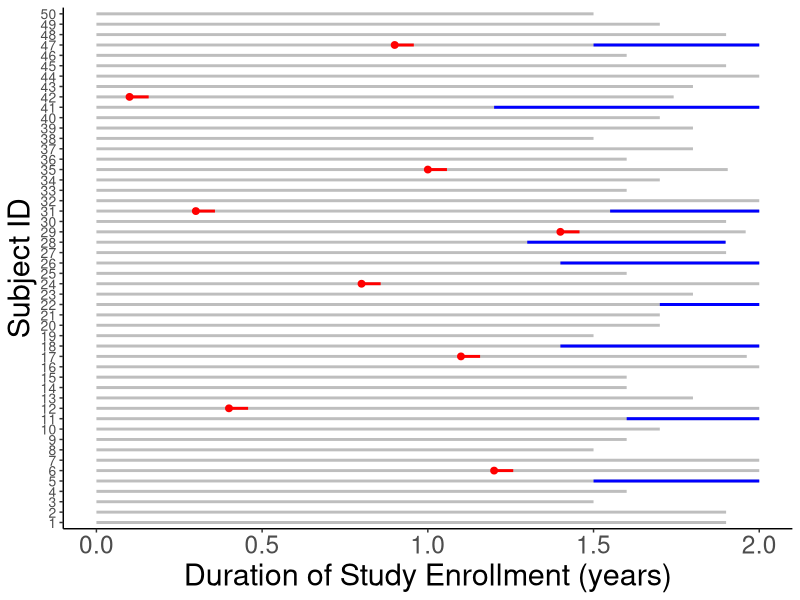
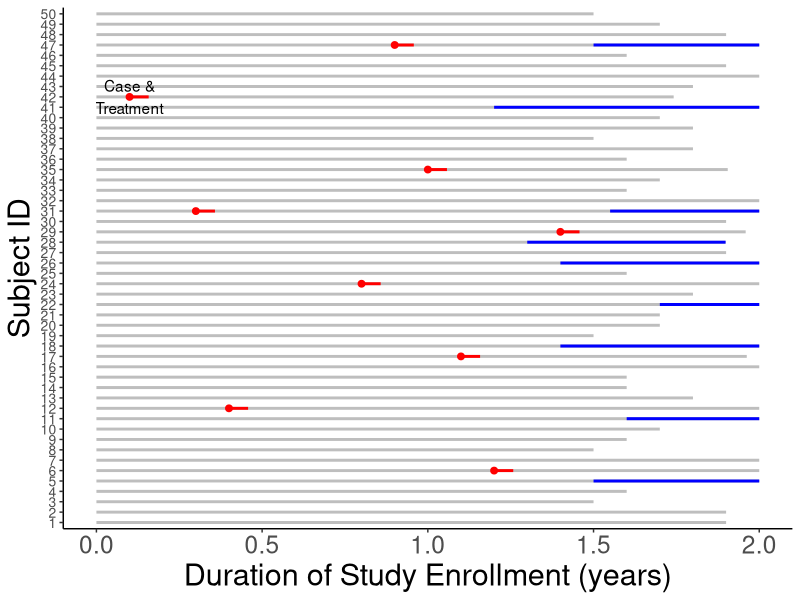
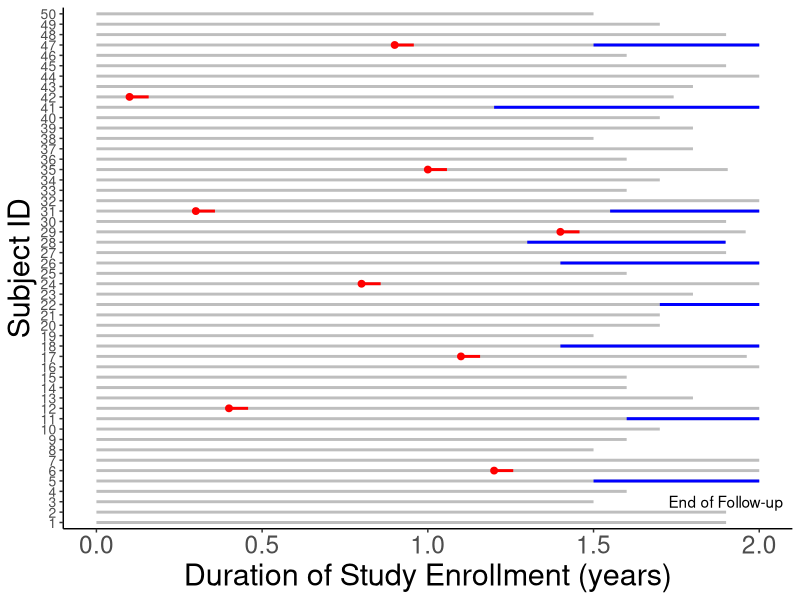
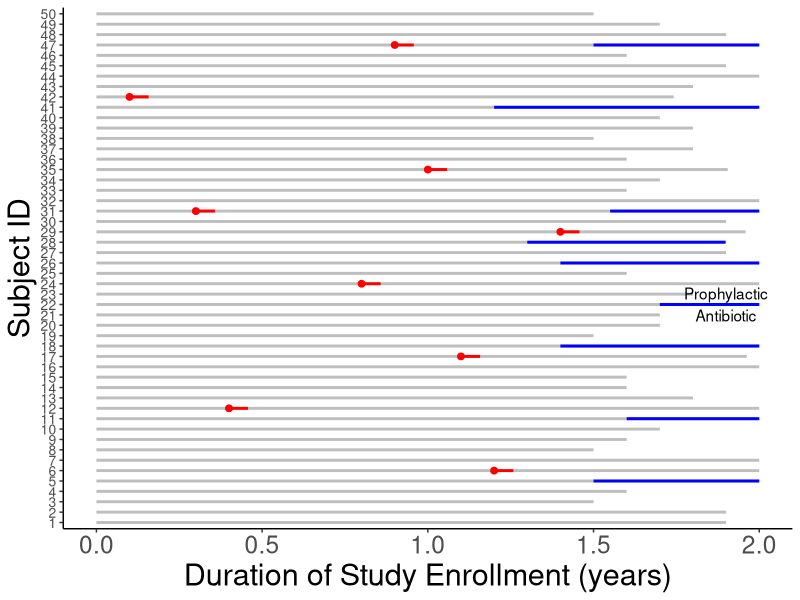
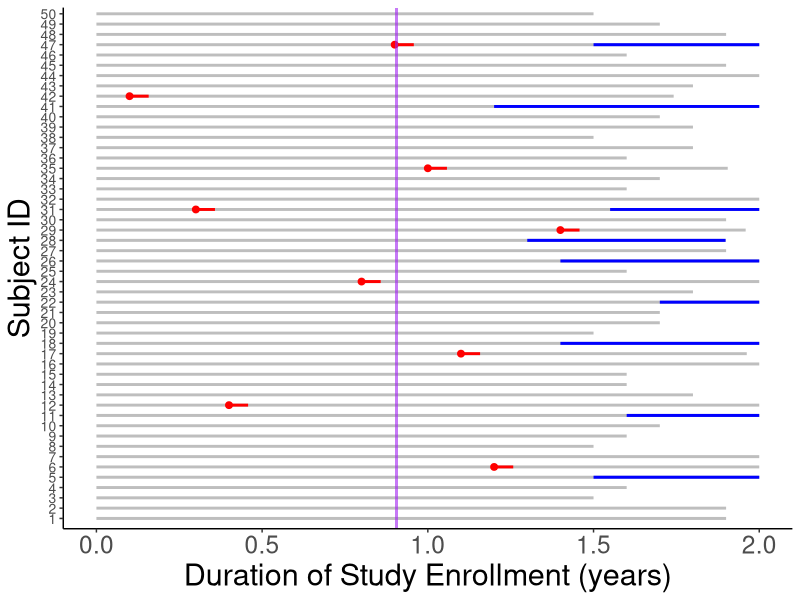
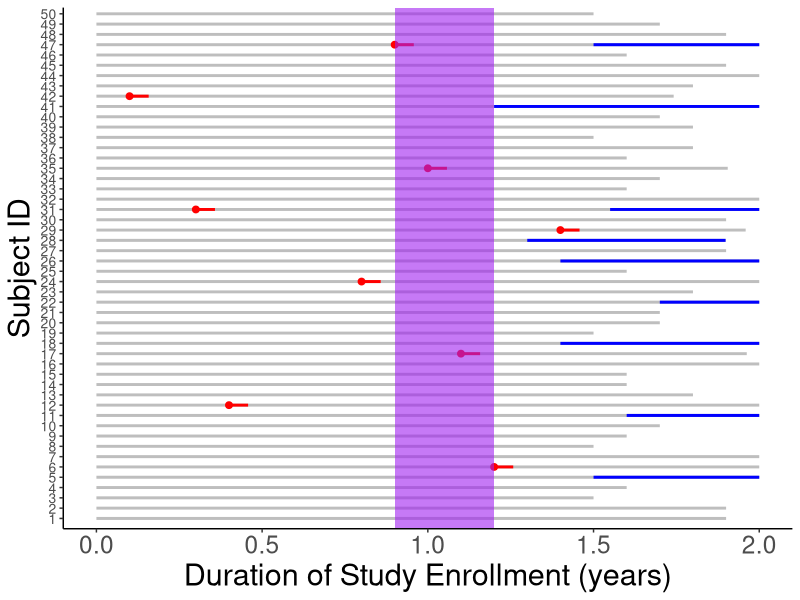
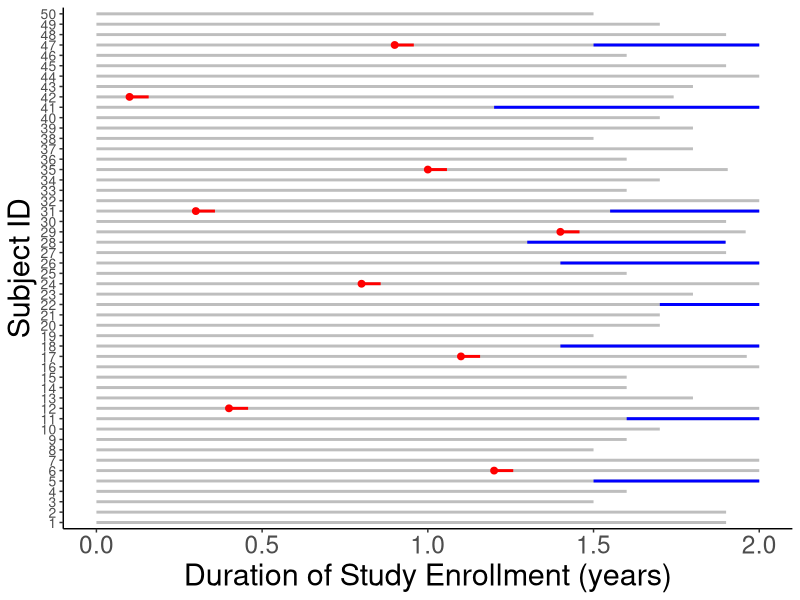
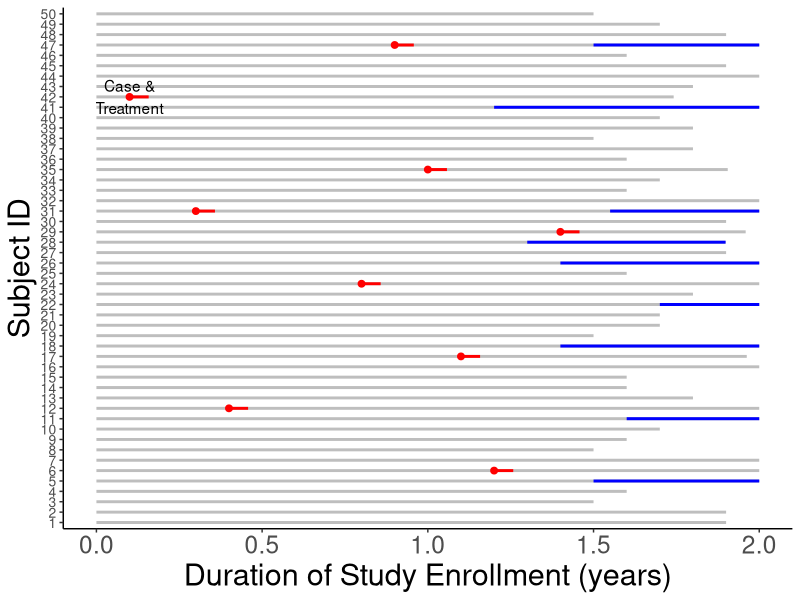

Generate these figures, in order, with R:
## ---- chunk 1
#options(htmltools.dir.version = FALSE)
#xaringan::summon_remark()
## ---- chunk 2
#xaringanExtra::use_tile_view()
#xaringanExtra::use_webcam()
#xaringanExtra::use_tachyons()
#xaringanExtra::use_animate_css()
#xaringanExtra::use_share_again()
#xaringanExtra::use_scribble(pen_color = "#56106E")
## ---- chunk 3

library(tidyverse)
set.seed(16)

tibble(subject_id = factor(seq(50)),
       enrollment = rep(0,50),
       exit = sample(x = c(rep(2,35),runif(n = 15, min = 1.7, max = 2)), size = 50, replace = FALSE),
       pcp_start = c(rep(NA,5),1.2,rep(NA,5),0.4,rep(NA,4),1.1,rep(NA,6),0.8,rep(NA,4),1.4,NA,0.3,rep(NA,3),1.0,rep(NA,6),0.1,rep(NA,4),0.9,rep(NA,3)),
       pcp_stop = pcp_start + 0.0577,
       ppx_start = c(rep(NA,4),1.5,rep(NA,5),1.6,rep(NA,6),1.4,rep(NA,3),1.7,rep(NA,3),1.4,rep(NA,1),1.3,rep(NA,2),1.55,rep(NA,9),1.2,rep(NA,5),1.5,rep(NA,3))) %>%
  group_by(subject_id) %>%
  nest() %>%
  mutate(exit_adjust = map_dbl(data, ~ ifelse(is.na(.x[["pcp_start"]]) & is.na(.x[["ppx_start"]]), sample(x = seq(1.5,2,0.1), size = 1), .x[["exit"]]))) %>%
  unnest(cols = c(data)) %>%
  ungroup() %>%
  mutate(ppx_stop = exit_adjust) %>%
  group_by(subject_id) %>%
  mutate(follow_start1 = enrollment,
         follow_stop1 = min(pcp_start, ppx_start, exit_adjust, na.rm = TRUE),
         follow_start2 = pcp_stop,
         follow_stop2 = min(ppx_start, exit_adjust, na.rm = TRUE)) %>%
  ungroup() %>%
  ggplot(data = .) +
  geom_segment(aes(x = enrollment, xend = exit_adjust, y = subject_id, yend = subject_id), colour = "grey", size = 1) +
  geom_segment(aes(x = pcp_start, xend = pcp_stop, y = subject_id, yend = subject_id), colour = "red", size = 1) +
  geom_point(aes(x = pcp_start, y = subject_id), colour = "red", size = 2) +
  geom_segment(aes(x = ppx_start, xend = ppx_stop, y = subject_id, yend = subject_id), colour = "blue", size = 1, size = 2) +
  labs(x = "Duration of Study Enrollment (years)", y = "Subject ID") +
  theme_classic() +
  theme(text = element_text(size = 22), axis.text.y = element_text(size = 10)) -> p

## ---- chunk 4

p


## ---- chunk 5

p +
  annotate(geom = "text", x = 0.1, y = 42, label = "Case &\nTreatment")


## ---- chunk 6

p +
  annotate(geom = "text", x = 1.9, y = 3, label = "End of Follow-up")


## ---- chunk 7

p +
  annotate(geom = "text", x = 1.9, y = 22, label = "Prophylactic\nAntibiotic")


## ---- chunk 8

p + annotate("rect", xmin=0.9, xmax=0.91, ymin=0, ymax=Inf, alpha=0.6, fill="purple")
  #+ geom_vline(aes(xintercept = 0.9), colour = "purple", size = 3, alpha = 0.4)


## ---- chunk 9

p + annotate("rect", xmin=0.9, xmax=1.2, ymin=0, ymax=Inf, alpha=0.6, fill="purple")


## ---- chunk 10

p


## ---- chunk 11

p +
  annotate(geom = "text", x = 0.1, y = 42, label = "Case &\nTreatment")


## ---- chunk 12

p +
  annotate(geom = "text", x = 1.9, y = 3, label = "End of Follow-up")


## ---- chunk 13

p +
  annotate(geom = "text", x = 1.9, y = 22, label = "Prophylactic\nAntibiotic")


## ---- chunk 14

p + geom_point(aes(x = 0, y = subject_id), colour = "green", size = 3, alpha = 0.4) +
  geom_segment(aes(x = enrollment, xend = 2, y = subject_id, yend = subject_id), colour = "green", size = 2, alpha = 0.4, linetype = 1)



## ---- chunk 15

p + geom_point(aes(x = 0, y = subject_id), colour = "green", size = 3, alpha = 0.4) +
  geom_segment(aes(x = follow_start1, xend = follow_stop1, y = subject_id, yend = subject_id), colour = "green", size = 2, alpha = 0.4, linetype = 1) +
    geom_segment(aes(x = follow_start2, xend = follow_stop2, y = subject_id, yend = subject_id), colour = "green", size = 2, alpha = 0.4, linetype = 1)


## ---- chunk 16
library(DiagrammeR)

c_graph <-
  create_graph() %>%
  add_node(label = 'Study\nDesign', node_aes = node_aes(fontsize = 6, color = 'black', fillcolor = 'grey90', fontcolor = 'black')) %>%
  add_node(label = 'Cohort', node_aes = node_aes(fontsize = 6, color = 'black', fillcolor = 'grey90', fontcolor = 'black')) %>%
  add_node(label = 'Randomized\nControlled\nTrial', node_aes = node_aes(fontsize = 5.5, color = 'black', fillcolor = 'grey90', fontcolor = 'black')) %>%
  add_node(label = 'Case-\nControl', node_aes = node_aes(fontsize = 6, color = 'black', fillcolor = 'grey90', fontcolor = 'black')) %>%
  add_node(label = 'Denominator\nKnown', node_aes = node_aes(fontsize = 6, color = 'black', fillcolor = 'green', fontcolor = 'black')) %>%
  add_node(label = 'Denominator\nNOT Known', node_aes = node_aes(fontsize = 6, color = 'black', fillcolor = 'dodgerblue', fontcolor = 'black')) %>%
  add_node(label = 'Measure\nOutcome\nIncidence', node_aes = node_aes(fontsize = 6, color = 'black', fillcolor = 'grey90', fontcolor = 'black')) %>%
  add_node(label = 'Measure\nExposure\nOdds', node_aes = node_aes(fontsize = 6, color = 'black', fillcolor = 'grey90', fontcolor = 'black')) %>%
  add_node(label = 'Relative\nRisk', node_aes = node_aes(fontsize = 6, color = 'black', fillcolor = 'grey90', fontcolor = 'black')) %>%
  add_node(label = 'Odds\nRatio', node_aes = node_aes(fontsize = 6, color = 'black', fillcolor = 'grey90', fontcolor = 'black')) %>%
  add_node(label = 'AR\nRD\nNNT', node_aes = node_aes(fontsize = 6, color = 'black', fillcolor = 'grey90', fontcolor = 'black')) %>%
  add_edge(from = 'Study\nDesign',to = 'Cohort', edge_aes = edge_aes(color = 'black')) %>%
  add_edge(from = 'Study\nDesign',to = 'Randomized\nControlled\nTrial', edge_aes = edge_aes(color = 'black')) %>%
  add_edge(from = 'Study\nDesign',to = 'Case-\nControl', edge_aes = edge_aes(color = 'black')) %>%
  add_edge(from = 'Cohort', to = 'Denominator\nKnown', edge_aes = edge_aes(color = 'black')) %>%
  add_edge(from = 'Randomized\nControlled\nTrial', to = 'Denominator\nKnown', edge_aes = edge_aes(color = 'black')) %>%
  add_edge(from = 'Case-\nControl', to = 'Denominator\nNOT Known', edge_aes = edge_aes(color = 'black')) %>%
  add_edge(from = 'Denominator\nKnown', to = 'Measure\nOutcome\nIncidence', edge_aes = edge_aes(color = 'black')) %>%
  add_edge(from = 'Denominator\nNOT Known', to = 'Measure\nExposure\nOdds', edge_aes = edge_aes(color = 'black')) %>%
  add_edge(from = 'Measure\nOutcome\nIncidence', to = 'Relative\nRisk', edge_aes = edge_aes(color = 'black')) %>%
  add_edge(from = 'Measure\nExposure\nOdds', to = 'Odds\nRatio', edge_aes = edge_aes(color = 'black')) %>%
  add_edge(from = 'Relative\nRisk', to = 'AR\nRD\nNNT', edge_aes = edge_aes(color = 'black')) %>%
  set_node_position(node = 1, x = -3, y = 0) %>%
  set_node_position(node = 2, x = -2, y = 0) %>%
  set_node_position(node = 3, x = -2, y = 1) %>%
  set_node_position(node = 4, x = -2, y = -1) %>%
  set_node_position(node = 5, x = -1, y = 0.5) %>%
  set_node_position(node = 6, x = -1, y = -0.5) %>%
  set_node_position(node = 7, x = 0, y = 0.5) %>%
  set_node_position(node = 8, x = 0, y = -0.5) %>%
  set_node_position(node = 9, x = 1, y = 0.5) %>%
  set_node_position(node = 10, x = 1, y = -0.5) %>%
  set_node_position(node = 11, x = 2, y = 0.5)

c_graph %>% render_graph()


## ---- chunk 17

library(tidyverse)
set.seed(16)


tibble(`Mean = 90%, SD = 1%` = rnorm(n = 1000, mean = 0.9, sd = 0.01), `Mean = 90%, SD = 3%` = rnorm(n = 1000, mean = 0.9, sd = 0.03)) %>%
  gather(key = sd_type, value = `O2 Saturation`) -> pcp_o2

tibble(`O2 Saturation` = with(pcp_o2, seq(min(`O2 Saturation`), max(`O2 Saturation`), length = 100))) %>%
  mutate(`Mean = 90%, SD = 1%` = dnorm(`O2 Saturation`, mean = 0.9, sd = 0.01),
         `Mean = 90%, SD = 3%` = dnorm(`O2 Saturation`, mean = 0.9, sd = 0.03)) %>%
  gather(key = sd_type, value = norm_density, -`O2 Saturation`) -> pcp_norm

pcp_o2 %>%
  ggplot(data = .) + 
  geom_histogram(aes(x = `O2 Saturation`, y = ..density.., fill = sd_type), colour = "black") +
  #geom_density(aes(x = `O2 Saturation`), colour = "black", fill = NA, kernel = 'gaussian', weight = 2) +
  geom_line(data = pcp_norm, aes(x = `O2 Saturation`, y = norm_density), colour = "black", size = 2) +
  facet_wrap(facets = ~ sd_type, ncol = 2) +
  scale_x_continuous(limits = c(0.8,1)) +
  theme_classic() +
  theme(legend.position = 'none', line = element_line(colour = "black"), text = element_text(size = 22), plot.title = element_text(size = 22)) +
  labs(title = "1000 Subjects with Pneumocystis*", x = "Oxygen Saturation (%)", y = "Count")

## ---- chunk 18

library(tidyverse)
set.seed(16)

tibble("Uniform" = runif(n = 1000, min = 0.80, max = 0.98), "Skewed" = rbeta(1000,9,1)) %>%
  gather(key = dis_type, value = o2_sat) -> pcp_skew_o2

pcp_skew_o2 %>%
  group_by(dis_type) %>%
  summarise(median = median(o2_sat, na.rm = TRUE),
            mean = mean(o2_sat, na.rm = TRUE)) %>%
  ungroup() -> pcp_dist

pcp_skew_o2 %>%
  ggplot(data = .) + 
  geom_histogram(aes(x = o2_sat, fill = dis_type), colour = "black") +
  #geom_density(aes(x = `O2 Saturation`), colour = "black", fill = NA, kernel = 'gaussian', weight = 2) +
  #geom_line(data = pcp_norm, aes(x = `O2 Saturation`, y = norm_density), colour = "black", size = 2) +
  geom_vline(data = pcp_dist, aes(xintercept = median), colour = "blue", size = 2) +
  geom_vline(data = pcp_dist, aes(xintercept = mean), colour = "black", size = 2) +
  facet_wrap(facets = ~ dis_type, ncol = 2) +
  scale_x_continuous(limits = c(0.8,1)) +
  theme_classic() +
  theme(legend.position = 'none', line = element_line(colour = "black"), text = element_text(size = 22), plot.title = element_text(size = 22), plot.subtitle = element_text(size = 22)) +
  labs(title = "1000 Subjects with Pneumocystis*", subtitle = "(Blue Line = Median & Black Line = Mean)", x = "Oxygen Saturation (%)", y = "Count")
